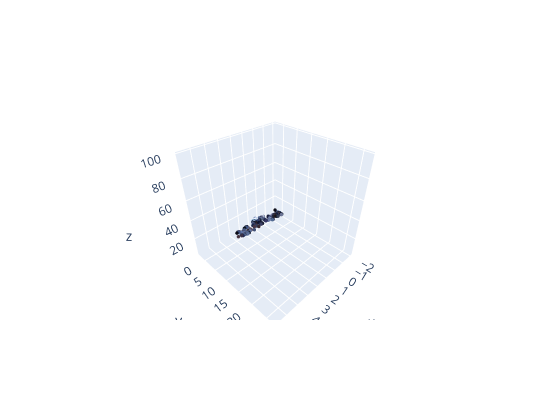

Write notebook code for a chart like this one.
### Markdown cell above
### **3.5 3D Visualization**
We will visualize the 3D points for the selected camera with an interactive plot so that you can see the surfaces reconstructed in 3D

### Code cell
# Estimate by triangulization the 3D coordinates of the matches
X_pred = triangulate(x1, x2, P1, P2, [w, h])
X_eucl = X_pred/X_pred[-1,:]
points3d = X_eucl[:3].T
fig = go.Figure(layout=dict(height=400, width=550))
points3d = X_eucl[:3].T
fig.add_trace(go.Scatter3d(x=points3d[:,0], y=points3d[:,1], z=points3d[:,2],mode='markers',name='3d points',marker=dict(color=rgb_txt, size=2)))
fig.show()

### Figure 1 — Plotly figure (JSON) as saved in the notebook; plotly's stock layout.template omitted (floating-point values rounded to 4 significant figures; data arrays with more than 128 entries replaced by an {"elided": "..."} marker saying what was removed)
{"data": [{"marker": {"color": {"elided": "670x3 float values"}, "size": 2}, "mode": "markers", "name": "3d points", "type": "scatter3d", "x": {"elided": "670 float values"}, "y": {"elided": "670 float values"}, "z": {"elided": "670 float values"}}], "layout": {"height": 400, "scene": {"aspectmode": "auto", "aspectratio": {"x": 1, "y": 1, "z": 1}}, "width": 550}}
